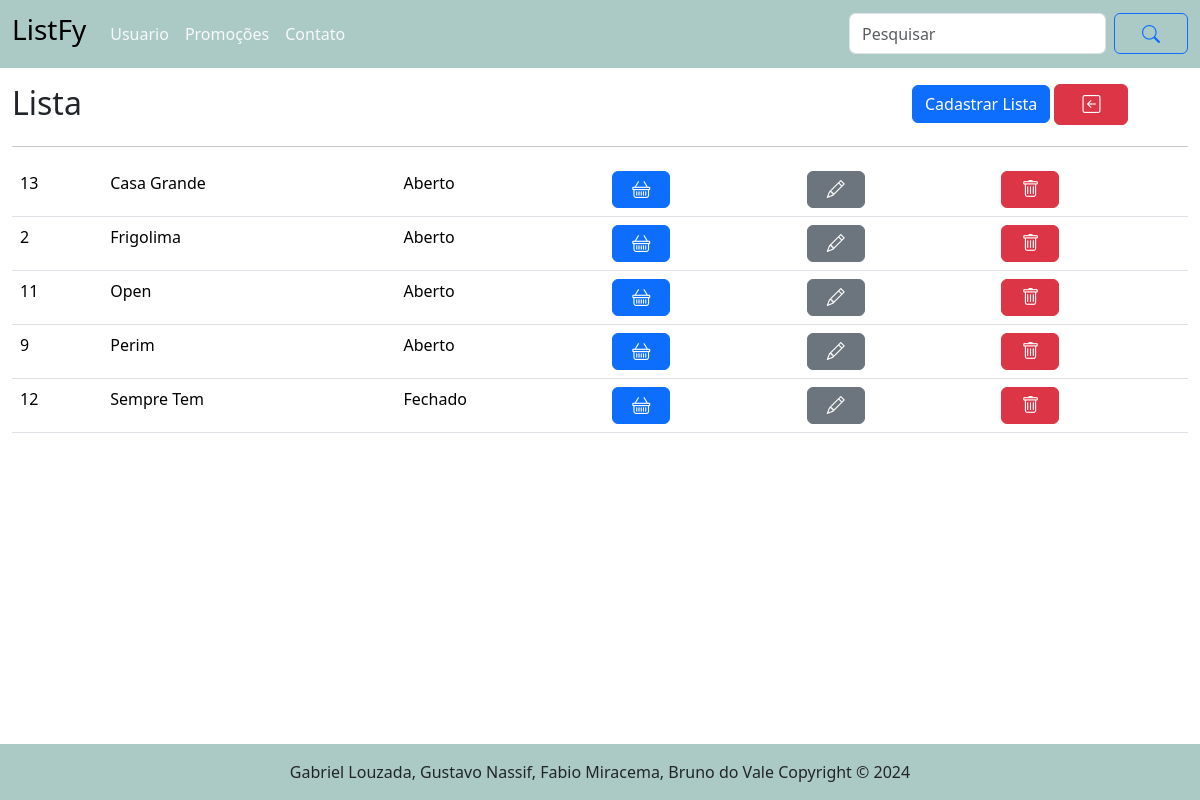
Before: /lista/ with the older database file.
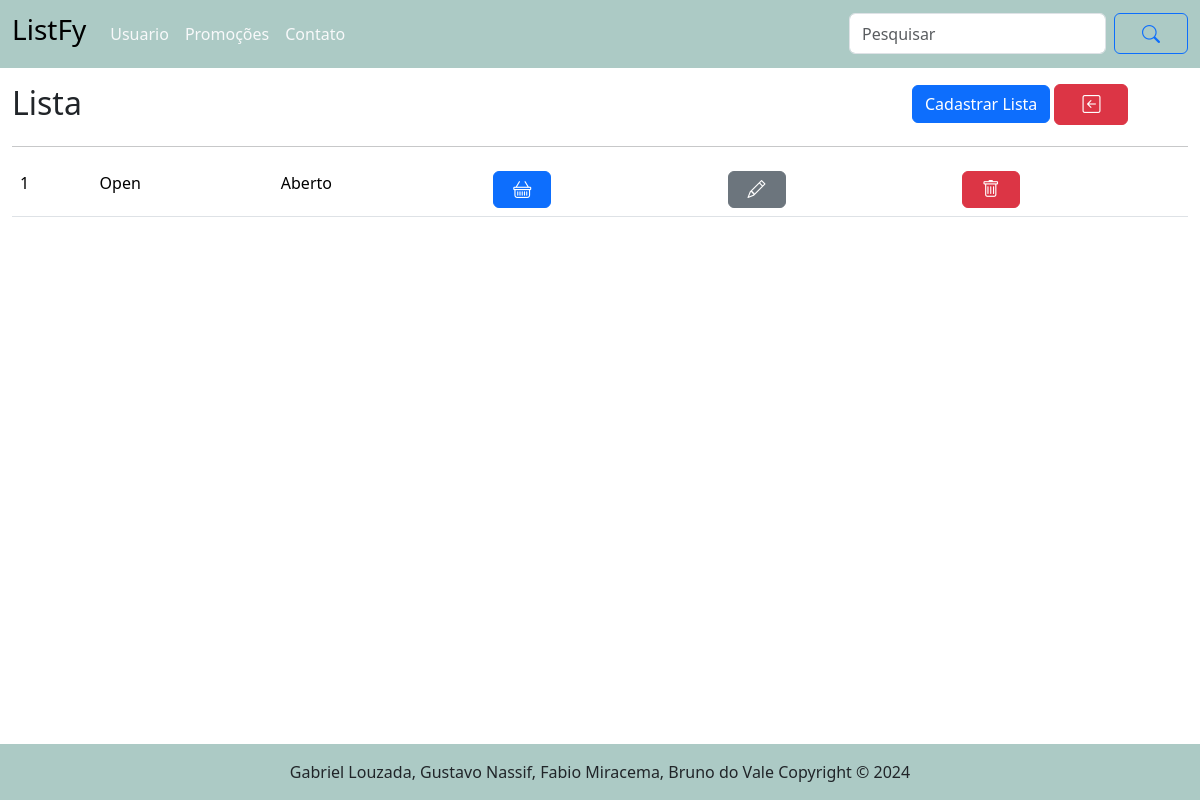
After: the same page with the newer database file.
### tables this page shows
CREATE TABLE "lista" (
	"id_lista"	            INTEGER,
	"estabelecimento"	      TEXT    NOT NULL,
	"id_user"	              INTEGER NOT NULL,
  "status_lista"     		  INTEGER NOT NULL,
	FOREIGN KEY("id_user") REFERENCES "usuario"("id_user"),
	PRIMARY KEY("id_lista" AUTOINCREMENT)
);

### routes/lista_routes.py (the view)
@router.get("/", response_class=HTMLResponse)
async def get_listas(request: Request):
    listas = obter_todos_lista()
    return templates.TemplateResponse("/lista/listas.html", {"request": request, "listas": listas})

### templates/lista/listas.html (shortened to what this page needs)
{% extends "base.html" %}
{% block conteudo %}
    <main class="container-fluid">
        <div class="row d-flex justify-content-between mt-3 ">
            <div class="col-6 col-xl-9 col-md-8">
                <h2>Lista</h2>
            </div>
            <div class="col-6 col-xl-3 col-md-4 justify-content-between">
                <a href="/lista/cadastrar_lista" class="btn btn-primary"> Cadastrar Lista</a>
                <a href="/" class="btn btn-danger"> <i class="bi bi-arrow-left-square"></i></a>
            </div>
        </div>
        <table class="table">
            <hr>
            {% for l in listas %}
            <tr>
                <td>{{ l.id_lista }}</td>
                <td>{{ l.estabelecimento }}</td>
                {% if l.status_lista == 1 %}
                    <td> Aberto </td>
                {% else %}
                    <td> Fechado </td>
                {% endif %}
                <td><a href="/lista/abrir/{{ l.id_lista }}"class="btn btn-primary p-0 p-sm-1"><i class="bi bi-basket"></i></a></td>
                <td><a href="/lista/alterar_lista/{{l.id_lista}}"class="btn btn-secondary p-0 p-sm-1"><i class="bi bi-pencil"></i></a></td>
                <td><a href="/lista/excluir/{{ l.id_lista }}"class="btn btn-danger p-0 p-sm-1"><i class="bi bi-trash"></i></a>
            </tr>
            {% endfor %}
        </table>
    </main>
{% endblock %}

Changed rows visible on the page:
removed lista: id_lista "13", estabelecimento "Casa Grande", status_lista "Aberto"
removed lista: id_lista "2", estabelecimento "Frigolima", status_lista "Aberto"
removed lista: id_lista "11", estabelecimento "Open", status_lista "Aberto"
removed lista: id_lista "9", estabelecimento "Perim", status_lista "Aberto"
removed lista: id_lista "12", estabelecimento "Sempre Tem", status_lista "Fechado"
added lista: id_lista "1", estabelecimento "Open", status_lista "Aberto"
